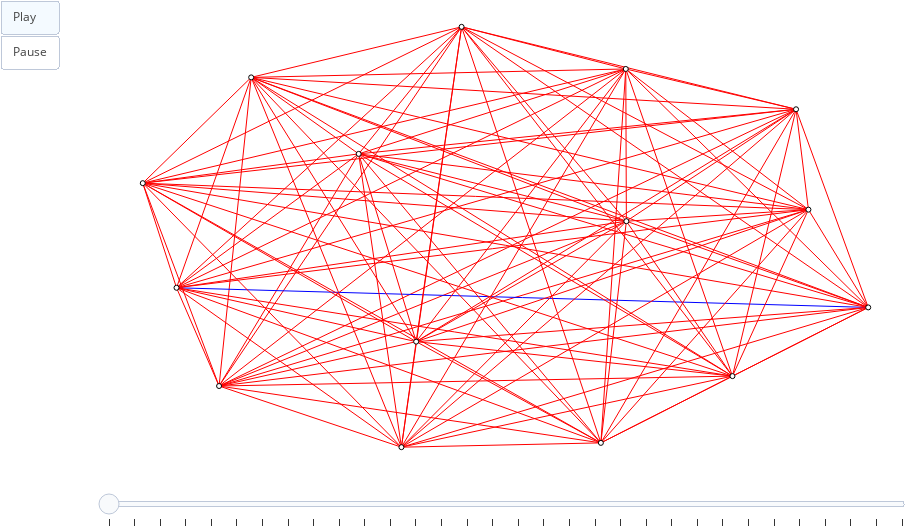

The code cell stored with this chart in its notebook:
### Markdown cell above
Animação da simulação:

### Code cell
g = build_graph()

set_influences(g)

sn.reset_positions(g)

frames = []

counter = 0
while update(g):
    sn.update_positions(g, weight='signal')
    frames.append(sn.generate_frame(g))
    
    if(counter > 30):
        break
    counter +=1

print('simulação encerrada, gerando animação...')

sn.show_animation(frames)

### Figure 1 — Plotly figure (JSON) as saved in the notebook; plotly's stock layout.template omitted (floating-point values rounded to 4 significant figures)
{"data": [{"hoverinfo": "none", "line": {"color": "rgb(255, 0, 0)", "width": 1}, "mode": "lines", "type": "scatter", "uid": "1643a1e8-db88-11e8-9456-0028f828353e", "x": [0.1052, 1, null], "y": [0.1455, 0.3325, null]}, {"hoverinfo": "none", "line": {"color": "rgb(255, 0, 0)", "width": 1}, "mode": "lines", "type": "scatter", "uid": "1643a1e9-db88-11e8-9456-0028f828353e", "x": [0.1052, 0.6666, null], "y": [0.1455, 0.5376, null]}, {"hoverinfo": "none", "line": {"color": "rgb(255, 0, 0)", "width": 1}, "mode": "lines", "type": "scatter", "uid": "1643a1ea-db88-11e8-9456-0028f828353e", "x": [0.1052, 0.04651, null], "y": [0.1455, 0.3792, null]}, {"hoverinfo": "none", "line": {"color": "rgb(255, 0, 0)", "width": 1}, "mode": "lines", "type": "scatter", "uid": "1643a1eb-db88-11e8-9456-0028f828353e", "x": [0.1052, 0.2976, null], "y": [0.1455, 0.6977, null]}, {"hoverinfo": "none", "line": {"color": "rgb(255, 0, 0)", "width": 1}, "mode": "lines", "type": "scatter", "uid": "1643a1ec-db88-11e8-9456-0028f828353e", "x": [0.1052, 0.9005, null], "y": [0.1455, 0.8039, null]}, {"hoverinfo": "none", "line": {"color": "rgb(255, 0, 0)", "width": 1}, "mode": "lines", "type": "scatter", "uid": "1643a1ed-db88-11e8-9456-0028f828353e", "x": [0.1052, 0.9176, null], "y": [0.1455, 0.5651, null]}, {"hoverinfo": "none", "line": {"color": "rgb(255, 0, 0)", "width": 1}, "mode": "lines", "type": "scatter", "uid": "1643a1ee-db88-11e8-9456-0028f828353e", "x": [0.1052, 0.8129, null], "y": [0.1455, 0.1691, null]}, {"hoverinfo": "none", "line": {"color": "rgb(255, 0, 0)", "width": 1}, "mode": "lines", "type": "scatter", "uid": "1643a1ef-db88-11e8-9456-0028f828353e", "x": [0.1052, 0.6315, null], "y": [0.1455, 0.0102, null]}, {"hoverinfo": "none", "line": {"color": "rgb(255, 0, 0)", "width": 1}, "mode": "lines", "type": "scatter", "uid": "1643a1f0-db88-11e8-9456-0028f828353e", "x": [0.1052, 0.3769, null], "y": [0.1455, 0.251, null]}, {"hoverinfo": "none", "line": {"color": "rgb(255, 0, 0)", "width": 1}, "mode": "lines", "type": "scatter", "uid": "1643a1f1-db88-11e8-9456-0028f828353e", "x": [0.1052, 0.4395, null], "y": [0.1455, 1, null]}, {"hoverinfo": "none", "line": {"color": "rgb(255, 0, 0)", "width": 1}, "mode": "lines", "type": "scatter", "uid": "1643a1f2-db88-11e8-9456-0028f828353e", "x": [0.1052, 0.1494, null], "y": [0.1455, 0.8797, null]}, {"hoverinfo": "none", "line": {"color": "rgb(255, 0, 0)", "width": 1}, "mode": "lines", "type": "scatter", "uid": "1643a1f3-db88-11e8-9456-0028f828353e", "x": [0.1052, 0, null], "y": [0.1455, 0.6281, null]}, {"hoverinfo": "none", "line": {"color": "rgb(255, 0, 0)", "width": 1}, "mode": "lines", "type": "scatter", "uid": "1643a1f4-db88-11e8-9456-0028f828353e", "x": [0.1052, 0.6658, null], "y": [0.1455, 0.8998, null]}, {"hoverinfo": "none", "line": {"color": "rgb(255, 0, 0)", "width": 1}, "mode": "lines", "type": "scatter", "uid": "1643a1f5-db88-11e8-9456-0028f828353e", "x": [0.1052, 0.3565, null], "y": [0.1455, 0, null]}, {"hoverinfo": "none", "line": {"color": "rgb(255, 0, 0)", "width": 1}, "mode": "lines", "type": "scatter", "uid": "1643a1f6-db88-11e8-9456-0028f828353e", "x": [1, 0.6666, null], "y": [0.3325, 0.5376, null]}, {"hoverinfo": "none", "line": {"color": "rgb(0, 0, 255)", "width": 1}, "mode": "lines", "type": "scatter", "uid": "1643a1f7-db88-11e8-9456-0028f828353e", "x": [1, 0.04651, null], "y": [0.3325, 0.3792, null]}, {"hoverinfo": "none", "line": {"color": "rgb(255, 0, 0)", "width": 1}, "mode": "lines", "type": "scatter", "uid": "1643a1f8-db88-11e8-9456-0028f828353e", "x": [1, 0.2976, null], "y": [0.3325, 0.6977, null]}, {"hoverinfo": "none", "line": {"color": "rgb(255, 0, 0)", "width": 1}, "mode": "lines", "type": "scatter", "uid": "1643a1f9-db88-11e8-9456-0028f828353e", "x": [1, 0.9005, null], "y": [0.3325, 0.8039, null]}, {"hoverinfo": "none", "line": {"color": "rgb(255, 0, 0)", "width": 1}, "mode": "lines", "type": "scatter", "uid": "1643a1fa-db88-11e8-9456-0028f828353e", "x": [1, 0.9176, null], "y": [0.3325, 0.5651, null]}, {"hoverinfo": "none", "line": {"color": "rgb(255, 0, 0)", "width": 1}, "mode": "lines", "type": "scatter", "uid": "1643a1fb-db88-11e8-9456-0028f828353e", "x": [1, 0.8129, null], "y": [0.3325, 0.1691, null]}, {"hoverinfo": "none", "line": {"color": "rgb(255, 0, 0)", "width": 1}, "mode": "lines", "type": "scatter", "uid": "1643a1fc-db88-11e8-9456-0028f828353e", "x": [1, 0.6315, null], "y": [0.3325, 0.0102, null]}, {"hoverinfo": "none", "line": {"color": "rgb(255, 0, 0)", "width": 1}, "mode": "lines", "type": "scatter", "uid": "1643a1fd-db88-11e8-9456-0028f828353e", "x": [1, 0.3769, null], "y": [0.3325, 0.251, null]}, {"hoverinfo": "none", "line": {"color": "rgb(255, 0, 0)", "width": 1}, "mode": "lines", "type": "scatter", "uid": "1643a1fe-db88-11e8-9456-0028f828353e", "x": [1, 0.4395, null], "y": [0.3325, 1, null]}, {"hoverinfo": "none", "line": {"color": "rgb(255, 0, 0)", "width": 1}, "mode": "lines", "type": "scatter", "uid": "1643a1ff-db88-11e8-9456-0028f828353e", "x": [1, 0.1494, null], "y": [0.3325, 0.8797, null]}, {"hoverinfo": "none", "line": {"color": "rgb(255, 0, 0)", "width": 1}, "mode": "lines", "type": "scatter", "uid": "1643a200-db88-11e8-9456-0028f828353e", "x": [1, 0, null], "y": [0.3325, 0.6281, null]}, {"hoverinfo": "none", "line": {"color": "rgb(255, 0, 0)", "width": 1}, "mode": "lines", "type": "scatter", "uid": "1643a201-db88-11e8-9456-0028f828353e", "x": [1, 0.6658, null], "y": [0.3325, 0.8998, null]}, {"hoverinfo": "none", "line": {"color": "rgb(255, 0, 0)", "width": 1}, "mode": "lines", "type": "scatter", "uid": "1643a202-db88-11e8-9456-0028f828353e", "x": [1, 0.3565, null], "y": [0.3325, 0, null]}, {"hoverinfo": "none", "line": {"color": "rgb(255, 0, 0)", "width": 1}, "mode": "lines", "type": "scatter", "uid": "1643a203-db88-11e8-9456-0028f828353e", "x": [0.6666, 0.04651, null], "y": [0.5376, 0.3792, null]}, {"hoverinfo": "none", "line": {"color": "rgb(255, 0, 0)", "width": 1}, "mode": "lines", "type": "scatter", "uid": "1643a204-db88-11e8-9456-0028f828353e", "x": [0.6666, 0.2976, null], "y": [0.5376, 0.6977, null]}, {"hoverinfo": "none", "line": {"color": "rgb(255, 0, 0)", "width": 1}, "mode": "lines", "type": "scatter", "uid": "1643a205-db88-11e8-9456-0028f828353e", "x": [0.6666, 0.9005, null], "y": [0.5376, 0.8039, null]}, {"hoverinfo": "none", "line": {"color": "rgb(255, 0, 0)", "width": 1}, "mode": "lines", "type": "scatter", "uid": "1643a206-db88-11e8-9456-0028f828353e", "x": [0.6666, 0.9176, null], "y": [0.5376, 0.5651, null]}, {"hoverinfo": "none", "line": {"color": "rgb(255, 0, 0)", "width": 1}, "mode": "lines", "type": "scatter", "uid": "1643a207-db88-11e8-9456-0028f828353e", "x": [0.6666, 0.8129, null], "y": [0.5376, 0.1691, null]}, {"hoverinfo": "none", "line": {"color": "rgb(255, 0, 0)", "width": 1}, "mode": "lines", "type": "scatter", "uid": "1643a208-db88-11e8-9456-0028f828353e", "x": [0.6666, 0.6315, null], "y": [0.5376, 0.0102, null]}, {"hoverinfo": "none", "line": {"color": "rgb(255, 0, 0)", "width": 1}, "mode": "lines", "type": "scatter", "uid": "1643a209-db88-11e8-9456-0028f828353e", "x": [0.6666, 0.3769, null], "y": [0.5376, 0.251, null]}, {"hoverinfo": "none", "line": {"color": "rgb(255, 0, 0)", "width": 1}, "mode": "lines", "type": "scatter", "uid": "1643a20a-db88-11e8-9456-0028f828353e", "x": [0.6666, 0.4395, null], "y": [0.5376, 1, null]}, {"hoverinfo": "none", "line": {"color": "rgb(255, 0, 0)", "width": 1}, "mode": "lines", "type": "scatter", "uid": "1643a20b-db88-11e8-9456-0028f828353e", "x": [0.6666, 0.1494, null], "y": [0.5376, 0.8797, null]}, {"hoverinfo": "none", "line": {"color": "rgb(255, 0, 0)", "width": 1}, "mode": "lines", "type": "scatter", "uid": "1643a20c-db88-11e8-9456-0028f828353e", "x": [0.6666, 0, null], "y": [0.5376, 0.6281, null]}, {"hoverinfo": "none", "line": {"color": "rgb(255, 0, 0)", "width": 1}, "mode": "lines", "type": "scatter", "uid": "1643a20d-db88-11e8-9456-0028f828353e", "x": [0.6666, 0.6658, null], "y": [0.5376, 0.8998, null]}, {"hoverinfo": "none", "line": {"color": "rgb(255, 0, 0)", "width": 1}, "mode": "lines", "type": "scatter", "uid": "1643a20e-db88-11e8-9456-0028f828353e", "x": [0.6666, 0.3565, null], "y": [0.5376, 0, null]}, {"hoverinfo": "none", "line": {"color": "rgb(255, 0, 0)", "width": 1}, "mode": "lines", "type": "scatter", "uid": "1643a20f-db88-11e8-9456-0028f828353e", "x": [0.04651, 0.2976, null], "y": [0.3792, 0.6977, null]}, {"hoverinfo": "none", "line": {"color": "rgb(255, 0, 0)", "width": 1}, "mode": "lines", "type": "scatter", "uid": "1643a210-db88-11e8-9456-0028f828353e", "x": [0.04651, 0.9005, null], "y": [0.3792, 0.8039, null]}, {"hoverinfo": "none", "line": {"color": "rgb(255, 0, 0)", "width": 1}, "mode": "lines", "type": "scatter", "uid": "1643a211-db88-11e8-9456-0028f828353e", "x": [0.04651, 0.9176, null], "y": [0.3792, 0.5651, null]}, {"hoverinfo": "none", "line": {"color": "rgb(255, 0, 0)", "width": 1}, "mode": "lines", "type": "scatter", "uid": "1643a212-db88-11e8-9456-0028f828353e", "x": [0.04651, 0.8129, null], "y": [0.3792, 0.1691, null]}, {"hoverinfo": "none", "line": {"color": "rgb(255, 0, 0)", "width": 1}, "mode": "lines", "type": "scatter", "uid": "1643a213-db88-11e8-9456-0028f828353e", "x": [0.04651, 0.6315, null], "y": [0.3792, 0.0102, null]}, {"hoverinfo": "none", "line": {"color": "rgb(255, 0, 0)", "width": 1}, "mode": "lines", "type": "scatter", "uid": "1643a214-db88-11e8-9456-0028f828353e", "x": [0.04651, 0.3769, null], "y": [0.3792, 0.251, null]}, {"hoverinfo": "none", "line": {"color": "rgb(255, 0, 0)", "width": 1}, "mode": "lines", "type": "scatter", "uid": "1643a215-db88-11e8-9456-0028f828353e", "x": [0.04651, 0.4395, null], "y": [0.3792, 1, null]}, {"hoverinfo": "none", "line": {"color": "rgb(255, 0, 0)", "width": 1}, "mode": "lines", "type": "scatter", "uid": "1643a216-db88-11e8-9456-0028f828353e", "x": [0.04651, 0.1494, null], "y": [0.3792, 0.8797, null]}, {"hoverinfo": "none", "line": {"color": "rgb(255, 0, 0)", "width": 1}, "mode": "lines", "type": "scatter", "uid": "1643a217-db88-11e8-9456-0028f828353e", "x": [0.04651, 0, null], "y": [0.3792, 0.6281, null]}, {"hoverinfo": "none", "line": {"color": "rgb(255, 0, 0)", "width": 1}, "mode": "lines", "type": "scatter", "uid": "1643a218-db88-11e8-9456-0028f828353e", "x": [0.04651, 0.6658, null], "y": [0.3792, 0.8998, null]}, {"hoverinfo": "none", "line": {"color": "rgb(255, 0, 0)", "width": 1}, "mode": "lines", "type": "scatter", "uid": "1643a219-db88-11e8-9456-0028f828353e", "x": [0.04651, 0.3565, null], "y": [0.3792, 0, null]}, {"hoverinfo": "none", "line": {"color": "rgb(255, 0, 0)", "width": 1}, "mode": "lines", "type": "scatter", "uid": "1643a21a-db88-11e8-9456-0028f828353e", "x": [0.2976, 0.9005, null], "y": [0.6977, 0.8039, null]}, {"hoverinfo": "none", "line": {"color": "rgb(255, 0, 0)", "width": 1}, "mode": "lines", "type": "scatter", "uid": "1643a21b-db88-11e8-9456-0028f828353e", "x": [0.2976, 0.9176, null], "y": [0.6977, 0.5651, null]}, {"hoverinfo": "none", "line": {"color": "rgb(255, 0, 0)", "width": 1}, "mode": "lines", "type": "scatter", "uid": "1643a21c-db88-11e8-9456-0028f828353e", "x": [0.2976, 0.8129, null], "y": [0.6977, 0.1691, null]}, {"hoverinfo": "none", "line": {"color": "rgb(255, 0, 0)", "width": 1}, "mode": "lines", "type": "scatter", "uid": "1643a21d-db88-11e8-9456-0028f828353e", "x": [0.2976, 0.6315, null], "y": [0.6977, 0.0102, null]}, {"hoverinfo": "none", "line": {"color": "rgb(255, 0, 0)", "width": 1}, "mode": "lines", "type": "scatter", "uid": "1643a21e-db88-11e8-9456-0028f828353e", "x": [0.2976, 0.3769, null], "y": [0.6977, 0.251, null]}, {"hoverinfo": "none", "line": {"color": "rgb(255, 0, 0)", "width": 1}, "mode": "lines", "type": "scatter", "uid": "1643a21f-db88-11e8-9456-0028f828353e", "x": [0.2976, 0.4395, null], "y": [0.6977, 1, null]}, {"hoverinfo": "none", "line": {"color": "rgb(255, 0, 0)", "width": 1}, "mode": "lines", "type": "scatter", "uid": "1643a220-db88-11e8-9456-0028f828353e", "x": [0.2976, 0.1494, null], "y": [0.6977, 0.8797, null]}, {"hoverinfo": "none", "line": {"color": "rgb(255, 0, 0)", "width": 1}, "mode": "lines", "type": "scatter", "uid": "1643a221-db88-11e8-9456-0028f828353e", "x": [0.2976, 0, null], "y": [0.6977, 0.6281, null]}, {"hoverinfo": "none", "line": {"color": "rgb(255, 0, 0)", "width": 1}, "mode": "lines", "type": "scatter", "uid": "1643a222-db88-11e8-9456-0028f828353e", "x": [0.2976, 0.6658, null], "y": [0.6977, 0.8998, null]}, {"hoverinfo": "none", "line": {"color": "rgb(255, 0, 0)", "width": 1}, "mode": "lines", "type": "scatter", "uid": "1643a223-db88-11e8-9456-0028f828353e", "x": [0.2976, 0.3565, null], "y": [0.6977, 0, null]}, {"hoverinfo": "none", "line": {"color": "rgb(255, 0, 0)", "width": 1}, "mode": "lines", "type": "scatter", "uid": "1643a224-db88-11e8-9456-0028f828353e", "x": [0.9005, 0.9176, null], "y": [0.8039, 0.5651, null]}, {"hoverinfo": "none", "line": {"color": "rgb(255, 0, 0)", "width": 1}, "mode": "lines", "type": "scatter", "uid": "1643a225-db88-11e8-9456-0028f828353e", "x": [0.9005, 0.8129, null], "y": [0.8039, 0.1691, null]}, {"hoverinfo": "none", "line": {"color": "rgb(255, 0, 0)", "width": 1}, "mode": "lines", "type": "scatter", "uid": "1643a226-db88-11e8-9456-0028f828353e", "x": [0.9005, 0.6315, null], "y": [0.8039, 0.0102, null]}, {"hoverinfo": "none", "line": {"color": "rgb(255, 0, 0)", "width": 1}, "mode": "lines", "type": "scatter", "uid": "1643a227-db88-11e8-9456-0028f828353e", "x": [0.9005, 0.3769, null], "y": [0.8039, 0.251, null]}, {"hoverinfo": "none", "line": {"color": "rgb(255, 0, 0)", "width": 1}, "mode": "lines", "type": "scatter", "uid": "1643a228-db88-11e8-9456-0028f828353e", "x": [0.9005, 0.4395, null], "y": [0.8039, 1, null]}, {"hoverinfo": "none", "line": {"color": "rgb(255, 0, 0)", "width": 1}, "mode": "lines", "type": "scatter", "uid": "1643a229-db88-11e8-9456-0028f828353e", "x": [0.9005, 0.1494, null], "y": [0.8039, 0.8797, null]}, {"hoverinfo": "none", "line": {"color": "rgb(255, 0, 0)", "width": 1}, "mode": "lines", "type": "scatter", "uid": "1643a22a-db88-11e8-9456-0028f828353e", "x": [0.9005, 0, null], "y": [0.8039, 0.6281, null]}, {"hoverinfo": "none", "line": {"color": "rgb(255, 0, 0)", "width": 1}, "mode": "lines", "type": "scatter", "uid": "1643a22b-db88-11e8-9456-0028f828353e", "x": [0.9005, 0.6658, null], "y": [0.8039, 0.8998, null]}, {"hoverinfo": "none", "line": {"color": "rgb(255, 0, 0)", "width": 1}, "mode": "lines", "type": "scatter", "uid": "1643a22c-db88-11e8-9456-0028f828353e", "x": [0.9005, 0.3565, null], "y": [0.8039, 0, null]}, {"hoverinfo": "none", "line": {"color": "rgb(255, 0, 0)", "width": 1}, "mode": "lines", "type": "scatter", "uid": "1643a22d-db88-11e8-9456-0028f828353e", "x": [0.9176, 0.8129, null], "y": [0.5651, 0.1691, null]}, {"hoverinfo": "none", "line": {"color": "rgb(255, 0, 0)", "width": 1}, "mode": "lines", "type": "scatter", "uid": "1643a22e-db88-11e8-9456-0028f828353e", "x": [0.9176, 0.6315, null], "y": [0.5651, 0.0102, null]}, {"hoverinfo": "none", "line": {"color": "rgb(255, 0, 0)", "width": 1}, "mode": "lines", "type": "scatter", "uid": "1643a22f-db88-11e8-9456-0028f828353e", "x": [0.9176, 0.3769, null], "y": [0.5651, 0.251, null]}, {"hoverinfo": "none", "line": {"color": "rgb(255, 0, 0)", "width": 1}, "mode": "lines", "type": "scatter", "uid": "1643a230-db88-11e8-9456-0028f828353e", "x": [0.9176, 0.4395, null], "y": [0.5651, 1, null]}, {"hoverinfo": "none", "line": {"color": "rgb(255, 0, 0)", "width": 1}, "mode": "lines", "type": "scatter", "uid": "1643a231-db88-11e8-9456-0028f828353e", "x": [0.9176, 0.1494, null], "y": [0.5651, 0.8797, null]}, {"hoverinfo": "none", "line": {"color": "rgb(255, 0, 0)", "width": 1}, "mode": "lines", "type": "scatter", "uid": "1643a232-db88-11e8-9456-0028f828353e", "x": [0.9176, 0, null], "y": [0.5651, 0.6281, null]}, {"hoverinfo": "none", "line": {"color": "rgb(255, 0, 0)", "width": 1}, "mode": "lines", "type": "scatter", "uid": "1643a233-db88-11e8-9456-0028f828353e", "x": [0.9176, 0.6658, null], "y": [0.5651, 0.8998, null]}, {"hoverinfo": "none", "line": {"color": "rgb(255, 0, 0)", "width": 1}, "mode": "lines", "type": "scatter", "uid": "1643a234-db88-11e8-9456-0028f828353e", "x": [0.9176, 0.3565, null], "y": [0.5651, 0, null]}, {"hoverinfo": "none", "line": {"color": "rgb(255, 0, 0)", "width": 1}, "mode": "lines", "type": "scatter", "uid": "1643a235-db88-11e8-9456-0028f828353e", "x": [0.8129, 0.6315, null], "y": [0.1691, 0.0102, null]}, {"hoverinfo": "none", "line": {"color": "rgb(255, 0, 0)", "width": 1}, "mode": "lines", "type": "scatter", "uid": "1643a236-db88-11e8-9456-0028f828353e", "x": [0.8129, 0.3769, null], "y": [0.1691, 0.251, null]}, {"hoverinfo": "none", "line": {"color": "rgb(255, 0, 0)", "width": 1}, "mode": "lines", "type": "scatter", "uid": "1643a237-db88-11e8-9456-0028f828353e", "x": [0.8129, 0.4395, null], "y": [0.1691, 1, null]}, {"hoverinfo": "none", "line": {"color": "rgb(255, 0, 0)", "width": 1}, "mode": "lines", "type": "scatter", "uid": "1643a238-db88-11e8-9456-0028f828353e", "x": [0.8129, 0.1494, null], "y": [0.1691, 0.8797, null]}, {"hoverinfo": "none", "line": {"color": "rgb(255, 0, 0)", "width": 1}, "mode": "lines", "type": "scatter", "uid": "1643a239-db88-11e8-9456-0028f828353e", "x": [0.8129, 0, null], "y": [0.1691, 0.6281, null]}, {"hoverinfo": "none", "line": {"color": "rgb(255, 0, 0)", "width": 1}, "mode": "lines", "type": "scatter", "uid": "1643a23a-db88-11e8-9456-0028f828353e", "x": [0.8129, 0.6658, null], "y": [0.1691, 0.8998, null]}, {"hoverinfo": "none", "line": {"color": "rgb(255, 0, 0)", "width": 1}, "mode": "lines", "type": "scatter", "uid": "1643a23b-db88-11e8-9456-0028f828353e", "x": [0.8129, 0.3565, null], "y": [0.1691, 0, null]}, {"hoverinfo": "none", "line": {"color": "rgb(255, 0, 0)", "width": 1}, "mode": "lines", "type": "scatter", "uid": "1643a23c-db88-11e8-9456-0028f828353e", "x": [0.6315, 0.3769, null], "y": [0.0102, 0.251, null]}, {"hoverinfo": "none", "line": {"color": "rgb(255, 0, 0)", "width": 1}, "mode": "lines", "type": "scatter", "uid": "1643a23d-db88-11e8-9456-0028f828353e", "x": [0.6315, 0.4395, null], "y": [0.0102, 1, null]}, {"hoverinfo": "none", "line": {"color": "rgb(255, 0, 0)", "width": 1}, "mode": "lines", "type": "scatter", "uid": "1643a23e-db88-11e8-9456-0028f828353e", "x": [0.6315, 0.1494, null], "y": [0.0102, 0.8797, null]}, {"hoverinfo": "none", "line": {"color": "rgb(255, 0, 0)", "width": 1}, "mode": "lines", "type": "scatter", "uid": "1643a23f-db88-11e8-9456-0028f828353e", "x": [0.6315, 0, null], "y": [0.0102, 0.6281, null]}, {"hoverinfo": "none", "line": {"color": "rgb(255, 0, 0)", "width": 1}, "mode": "lines", "type": "scatter", "uid": "1643a240-db88-11e8-9456-0028f828353e", "x": [0.6315, 0.6658, null], "y": [0.0102, 0.8998, null]}, {"hoverinfo": "none", "line": {"color": "rgb(255, 0, 0)", "width": 1}, "mode": "lines", "type": "scatter", "uid": "1643a241-db88-11e8-9456-0028f828353e", "x": [0.6315, 0.3565, null], "y": [0.0102, 0, null]}, {"hoverinfo": "none", "line": {"color": "rgb(255, 0, 0)", "width": 1}, "mode": "lines", "type": "scatter", "uid": "1643a242-db88-11e8-9456-0028f828353e", "x": [0.3769, 0.4395, null], "y": [0.251, 1, null]}, {"hoverinfo": "none", "line": {"color": "rgb(255, 0, 0)", "width": 1}, "mode": "lines", "type": "scatter", "uid": "1643a243-db88-11e8-9456-0028f828353e", "x": [0.3769, 0.1494, null], "y": [0.251, 0.8797, null]}, {"hoverinfo": "none", "line": {"color": "rgb(255, 0, 0)", "width": 1}, "mode": "lines", "type": "scatter", "uid": "1643a244-db88-11e8-9456-0028f828353e", "x": [0.3769, 0, null], "y": [0.251, 0.6281, null]}, {"hoverinfo": "none", "line": {"color": "rgb(255, 0, 0)", "width": 1}, "mode": "lines", "type": "scatter", "uid": "1643a245-db88-11e8-9456-0028f828353e", "x": [0.3769, 0.6658, null], "y": [0.251, 0.8998, null]}, {"hoverinfo": "none", "line": {"color": "rgb(255, 0, 0)", "width": 1}, "mode": "lines", "type": "scatter", "uid": "1643a246-db88-11e8-9456-0028f828353e", "x": [0.3769, 0.3565, null], "y": [0.251, 0, null]}, {"hoverinfo": "none", "line": {"color": "rgb(255, 0, 0)", "width": 1}, "mode": "lines", "type": "scatter", "uid": "1643a247-db88-11e8-9456-0028f828353e", "x": [0.4395, 0.1494, null], "y": [1, 0.8797, null]}, {"hoverinfo": "none", "line": {"color": "rgb(255, 0, 0)", "width": 1}, "mode": "lines", "type": "scatter", "uid": "1643a248-db88-11e8-9456-0028f828353e", "x": [0.4395, 0, null], "y": [1, 0.6281, null]}, {"hoverinfo": "none", "line": {"color": "rgb(255, 0, 0)", "width": 1}, "mode": "lines", "type": "scatter", "uid": "1643a249-db88-11e8-9456-0028f828353e", "x": [0.4395, 0.6658, null], "y": [1, 0.8998, null]}, {"hoverinfo": "none", "line": {"color": "rgb(255, 0, 0)", "width": 1}, "mode": "lines", "type": "scatter", "uid": "1643a24a-db88-11e8-9456-0028f828353e", "x": [0.4395, 0.3565, null], "y": [1, 0, null]}, {"hoverinfo": "none", "line": {"color": "rgb(255, 0, 0)", "width": 1}, "mode": "lines", "type": "scatter", "uid": "1643a24b-db88-11e8-9456-0028f828353e", "x": [0.1494, 0, null], "y": [0.8797, 0.6281, null]}, {"hoverinfo": "none", "line": {"color": "rgb(255, 0, 0)", "width": 1}, "mode": "lines", "type": "scatter", "uid": "1643a24c-db88-11e8-9456-0028f828353e", "x": [0.1494, 0.6658, null], "y": [0.8797, 0.8998, null]}, {"hoverinfo": "none", "line": {"color": "rgb(255, 0, 0)", "width": 1}, "mode": "lines", "type": "scatter", "uid": "1643a24d-db88-11e8-9456-0028f828353e", "x": [0.1494, 0.3565, null], "y": [0.8797, 0, null]}, {"hoverinfo": "none", "line": {"color": "rgb(255, 0, 0)", "width": 1}, "mode": "lines", "type": "scatter", "uid": "1643a24e-db88-11e8-9456-0028f828353e", "x": [0, 0.6658, null], "y": [0.6281, 0.8998, null]}, {"hoverinfo": "none", "line": {"color": "rgb(255, 0, 0)", "width": 1}, "mode": "lines", "type": "scatter", "uid": "1643a24f-db88-11e8-9456-0028f828353e", "x": [0, 0.3565, null], "y": [0.6281, 0, null]}, {"hoverinfo": "none", "line": {"color": "rgb(255, 0, 0)", "width": 1}, "mode": "lines", "type": "scatter", "uid": "1643a250-db88-11e8-9456-0028f828353e", "x": [0.6658, 0.3565, null], "y": [0.8998, 0, null]}, {"hoverinfo": "none", "marker": {"color": "rgb(255, 255, 255)", "line": {"color": "rgb(0, 0, 0)", "width": 1}, "size": 5}, "mode": "markers+text", "text": [], "textfont": {"color": "rgb(0, 0, 0)"}, "textposition": "middle center", "type": "scatter", "uid": "1643a251-db88-11e8-9456-0028f828353e", "x": [0.1052], "y": [0.1455]}, {"hoverinfo": "none", "marker": {"color": "rgb(255, 255, 255)", "line": {"color": "rgb(0, 0, 0)", "width": 1}, "size": 5}, "mode": "markers+text", "text": [], "textfont": {"color": "rgb(0, 0, 0)"}, "textposition": "middle center", "type": "scatter", "uid": "1643a252-db88-11e8-9456-0028f828353e", "x": [1], "y": [0.3325]}, {"hoverinfo": "none", "marker": {"color": "rgb(255, 255, 255)", "line": {"color": "rgb(0, 0, 0)", "width": 1}, "size": 5}, "mode": "markers+text", "text": [], "textfont": {"color": "rgb(0, 0, 0)"}, "textposition": "middle center", "type": "scatter", "uid": "1643a253-db88-11e8-9456-0028f828353e", "x": [0.6666], "y": [0.5376]}, {"hoverinfo": "none", "marker": {"color": "rgb(255, 255, 255)", "line": {"color": "rgb(0, 0, 0)", "width": 1}, "size": 5}, "mode": "markers+text", "text": [], "textfont": {"color": "rgb(0, 0, 0)"}, "textposition": "middle center", "type": "scatter", "uid": "1643a254-db88-11e8-9456-0028f828353e", "x": [0.04651], "y": [0.3792]}, {"hoverinfo": "none", "marker": {"color": "rgb(255, 255, 255)", "line": {"color": "rgb(0, 0, 0)", "width": 1}, "size": 5}, "mode": "markers+text", "text": [], "textfont": {"color": "rgb(0, 0, 0)"}, "textposition": "middle center", "type": "scatter", "uid": "1643a255-db88-11e8-9456-0028f828353e", "x": [0.2976], "y": [0.6977]}, {"hoverinfo": "none", "marker": {"color": "rgb(255, 255, 255)", "line": {"color": "rgb(0, 0, 0)", "width": 1}, "size": 5}, "mode": "markers+text", "text": [], "textfont": {"color": "rgb(0, 0, 0)"}, "textposition": "middle center", "type": "scatter", "uid": "1643a256-db88-11e8-9456-0028f828353e", "x": [0.9005], "y": [0.8039]}, {"hoverinfo": "none", "marker": {"color": "rgb(255, 255, 255)", "line": {"color": "rgb(0, 0, 0)", "width": 1}, "size": 5}, "mode": "markers+text", "text": [], "textfont": {"color": "rgb(0, 0, 0)"}, "textposition": "middle center", "type": "scatter", "uid": "1643a257-db88-11e8-9456-0028f828353e", "x": [0.9176], "y": [0.5651]}, {"hoverinfo": "none", "marker": {"color": "rgb(255, 255, 255)", "line": {"color": "rgb(0, 0, 0)", "width": 1}, "size": 5}, "mode": "markers+text", "text": [], "textfont": {"color": "rgb(0, 0, 0)"}, "textposition": "middle center", "type": "scatter", "uid": "1643a258-db88-11e8-9456-0028f828353e", "x": [0.8129], "y": [0.1691]}, {"hoverinfo": "none", "marker": {"color": "rgb(255, 255, 255)", "line": {"color": "rgb(0, 0, 0)", "width": 1}, "size": 5}, "mode": "markers+text", "text": [], "textfont": {"color": "rgb(0, 0, 0)"}, "textposition": "middle center", "type": "scatter", "uid": "1643a259-db88-11e8-9456-0028f828353e", "x": [0.6315], "y": [0.0102]}, {"hoverinfo": "none", "marker": {"color": "rgb(255, 255, 255)", "line": {"color": "rgb(0, 0, 0)", "width": 1}, "size": 5}, "mode": "markers+text", "text": [], "textfont": {"color": "rgb(0, 0, 0)"}, "textposition": "middle center", "type": "scatter", "uid": "1643a25a-db88-11e8-9456-0028f828353e", "x": [0.3769], "y": [0.251]}, {"hoverinfo": "none", "marker": {"color": "rgb(255, 255, 255)", "line": {"color": "rgb(0, 0, 0)", "width": 1}, "size": 5}, "mode": "markers+text", "text": [], "textfont": {"color": "rgb(0, 0, 0)"}, "textposition": "middle center", "type": "scatter", "uid": "1643a25b-db88-11e8-9456-0028f828353e", "x": [0.4395], "y": [1]}, {"hoverinfo": "none", "marker": {"color": "rgb(255, 255, 255)", "line": {"color": "rgb(0, 0, 0)", "width": 1}, "size": 5}, "mode": "markers+text", "text": [], "textfont": {"color": "rgb(0, 0, 0)"}, "textposition": "middle center", "type": "scatter", "uid": "1643a25c-db88-11e8-9456-0028f828353e", "x": [0.1494], "y": [0.8797]}, {"hoverinfo": "none", "marker": {"color": "rgb(255, 255, 255)", "line": {"color": "rgb(0, 0, 0)", "width": 1}, "size": 5}, "mode": "markers+text", "text": [], "textfont": {"color": "rgb(0, 0, 0)"}, "textposition": "middle center", "type": "scatter", "uid": "1643a25d-db88-11e8-9456-0028f828353e", "x": [0], "y": [0.6281]}, {"hoverinfo": "none", "marker": {"color": "rgb(255, 255, 255)", "line": {"color": "rgb(0, 0, 0)", "width": 1}, "size": 5}, "mode": "markers+text", "text": [], "textfont": {"color": "rgb(0, 0, 0)"}, "textposition": "middle center", "type": "scatter", "uid": "1643a25e-db88-11e8-9456-0028f828353e", "x": [0.6658], "y": [0.8998]}, {"hoverinfo": "none", "marker": {"color": "rgb(255, 255, 255)", "line": {"color": "rgb(0, 0, 0)", "width": 1}, "size": 5}, "mode": "markers+text", "text": [], "textfont": {"color": "rgb(0, 0, 0)"}, "textposition": "middle center", "type": "scatter", "uid": "1643a25f-db88-11e8-9456-0028f828353e", "x": [0.3565], "y": [0]}], "layout": {"height": 526, "margin": {"b": 0, "l": 0, "r": 0, "t": 0}, "showlegend": false, "sliders": [{"currentvalue": {"visible": false}, "steps": [{"args": [[0], {"frame": {"redraw": false}, "mode": "immediate"}], "label": "", "method": "animate"}, {"args": [[1], {"frame": {"redraw": false}, "mode": "immediate"}], "label": "", "method": "animate"}, {"args": [[2], {"frame": {"redraw": false}, "mode": "immediate"}], "label": "", "method": "animate"}, {"args": [[3], {"frame": {"redraw": false}, "mode": "immediate"}], "label": "", "method": "animate"}, {"args": [[4], {"frame": {"redraw": false}, "mode": "immediate"}], "label": "", "method": "animate"}, {"args": [[5], {"frame": {"redraw": false}, "mode": "immediate"}], "label": "", "method": "animate"}, {"args": [[6], {"frame": {"redraw": false}, "mode": "immediate"}], "label": "", "method": "animate"}, {"args": [[7], {"frame": {"redraw": false}, "mode": "immediate"}], "label": "", "method": "animate"}, {"args": [[8], {"frame": {"redraw": false}, "mode": "immediate"}], "label": "", "method": "animate"}, {"args": [[9], {"frame": {"redraw": false}, "mode": "immediate"}], "label": "", "method": "animate"}, {"args": [[10], {"frame": {"redraw": false}, "mode": "immediate"}], "label": "", "method": "animate"}, {"args": [[11], {"frame": {"redraw": false}, "mode": "immediate"}], "label": "", "method": "animate"}, {"args": [[12], {"frame": {"redraw": false}, "mode": "immediate"}], "label": "", "method": "animate"}, {"args": [[13], {"frame": {"redraw": false}, "mode": "immediate"}], "label": "", "method": "animate"}, {"args": [[14], {"frame": {"redraw": false}, "mode": "immediate"}], "label": "", "method": "animate"}, {"args": [[15], {"frame": {"redraw": false}, "mode": "immediate"}], "label": "", "method": "animate"}, {"args": [[16], {"frame": {"redraw": false}, "mode": "immediate"}], "label": "", "method": "animate"}, {"args": [[17], {"frame": {"redraw": false}, "mode": "immediate"}], "label": "", "method": "animate"}, {"args": [[18], {"frame": {"redraw": false}, "mode": "immediate"}], "label": "", "method": "animate"}, {"args": [[19], {"frame": {"redraw": false}, "mode": "immediate"}], "label": "", "method": "animate"}, {"args": [[20], {"frame": {"redraw": false}, "mode": "immediate"}], "label": "", "method": "animate"}, {"args": [[21], {"frame": {"redraw": false}, "mode": "immediate"}], "label": "", "method": "animate"}, {"args": [[22], {"frame": {"redraw": false}, "mode": "immediate"}], "label": "", "method": "animate"}, {"args": [[23], {"frame": {"redraw": false}, "mode": "immediate"}], "label": "", "method": "animate"}, {"args": [[24], {"frame": {"redraw": false}, "mode": "immediate"}], "label": "", "method": "animate"}, {"args": [[25], {"frame": {"redraw": false}, "mode": "immediate"}], "label": "", "method": "animate"}, {"args": [[26], {"frame": {"redraw": false}, "mode": "immediate"}], "label": "", "method": "animate"}, {"args": [[27], {"frame": {"redraw": false}, "mode": "immediate"}], "label": "", "method": "animate"}, {"args": [[28], {"frame": {"redraw": false}, "mode": "immediate"}], "label": "", "method": "animate"}, {"args": [[29], {"frame": {"redraw": false}, "mode": "immediate"}], "label": "", "method": "animate"}, {"args": [[30], {"frame": {"redraw": false}, "mode": "immediate"}], "label": "", "method": "animate"}, {"args": [[31], {"frame": {"redraw": false}, "mode": "immediate"}], "label": "", "method": "animate"}]}], "updatemenus": [{"buttons": [{"args": [null, {"frame": {"redraw": false}, "fromcurrent": true}], "label": "Play", "method": "animate"}, {"args": [[null], {"frame": {"redraw": false}, "mode": "immediate"}], "label": "Pause", "method": "animate"}], "showactive": true, "type": "buttons"}], "width": 912, "xaxis": {"showgrid": false, "showticklabels": false, "zeroline": false}, "yaxis": {"showgrid": false, "showticklabels": false, "zeroline": false}}}
